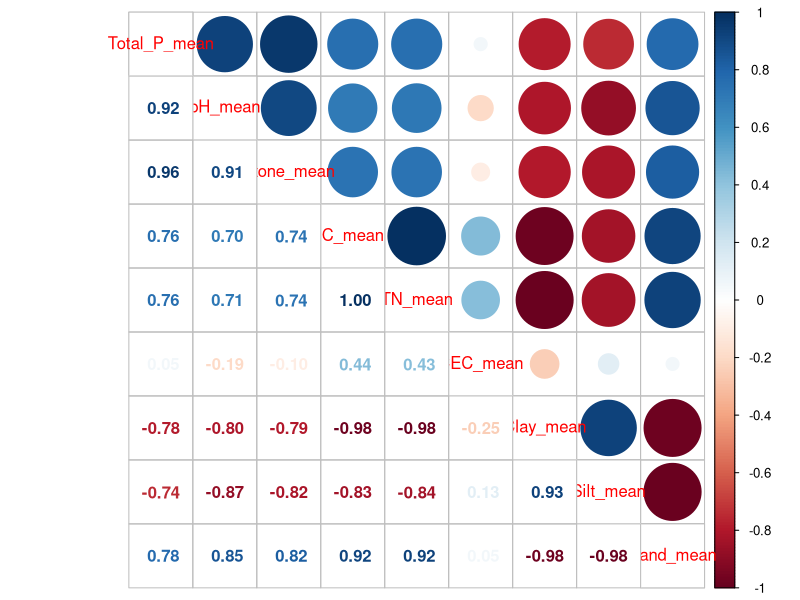

This figure's R source: (Note: this script raises an error after producing the figure.)
#### load libraries
library(tidyverse)
library(broom)
library(plotrix)
library(corrplot)
library(patchwork)

#### load in soil data
soil_chem <- read_csv('data/soil/soil_results.csv')
names(soil_chem)
unique(soil_chem$BlockNo)

# clean siteID names
soil_chem <- soil_chem %>%
  mutate(siteID = as.numeric(substr(BlockNo, 1, 1)))

# summary vals for each site
soil_sum <- soil_chem %>%
              group_by(siteID) %>%
              summarise_at(vars(Total_P:Sand),
                            list(mean = mean, 
                                 sd = sd,
                                 se = std.error), 
                           na.rm = T)

# correlation matrix of soils across sites
corrplot.mixed(cor(soil_sum[,2:10]))
png('results/soil/corrplot.png',
    width = 7.04, height = 3.94,
    units = 'in', res = 320)
corrplot(cor(soil_sum[,2:10]), 
         method = 'shade',
         col = '',
         type = 'lower',
         diag = F,
         order = 'AOE',
         tl.col = 'black')
dev.off()

# line plots for each soil variable
ggplot(soil_sum, aes(x = siteID, y = Total_P_mean)) +
  geom_smooth(method = 'loess', col = 'black') +
  geom_point(size = 3, col = 'red3') +
  geom_linerange(aes(ymin = Total_P_mean - Total_P_se, ymax = Total_P_mean + Total_P_se), col = 'red3') +
  scale_x_continuous(breaks = seq(1,5,1), limits = c(1,5), labels = c('2000','2200', '2400', '2600', '2800')) +
  labs(x = 'Elevation (m)', y = 'Total P (mg/kg)') +
  theme_minimal() +
  
ggplot(soil_sum,aes(x = siteID, y = TN_mean)) +
  geom_smooth(method = 'loess', col = 'black') +
  geom_point(size = 3, col = 'skyblue') +
  geom_linerange(aes(ymin = TN_mean - TN_se, ymax = TN_mean + TN_se), col = 'skyblue') +
  scale_x_continuous(breaks = seq(1,5,1), limits = c(1,5), labels = c('2000','2200', '2400', '2600', '2800')) +
  labs(x = 'Elevation (m)', y = 'Total N (%)') +  theme_minimal() +
  
ggplot(soil_sum,aes(x = siteID, y = C_mean)) +
  geom_smooth(method = 'loess', col = 'black') +
  geom_point(size = 3, col = 'lightgreen') +
  geom_linerange(aes(ymin = C_mean - C_se, ymax = C_mean + C_se), col = 'lightgreen') +
  scale_x_continuous(breaks = seq(1,5,1), limits = c(1,5), labels = c('2000','2200', '2400', '2600', '2800')) +
  labs(x = 'Elevation (m)', y = 'Total organic C (%)') +  theme_minimal() +
  
ggplot(soil_sum, aes(x = siteID, y = CEC_mean)) +
  geom_smooth(method = 'loess', col = 'black') +
  geom_point(size = 3, col = 'darkgreen') +
  geom_linerange(aes(ymin = CEC_mean - CEC_se, ymax = CEC_mean + CEC_se), col = 'darkgreen') +
  scale_x_continuous(breaks = seq(1,5,1), limits = c(1,5), labels = c('2000','2200', '2400', '2600', '2800')) +
  labs(x = 'Elevation (m)', y = 'CEC (cmol/kg)') +
  theme_minimal() +

ggplot(soil_sum, aes(x = siteID, y = pH_mean)) +
  geom_smooth(method = 'loess', col = 'black') +
  geom_point(size = 3, col = 'purple3') +
  geom_linerange(aes(ymin = pH_mean - pH_se, ymax = pH_mean + pH_se), col = 'purple3') +
  scale_x_continuous(breaks = seq(1,5,1), limits = c(1,5), labels = c('2000','2200', '2400', '2600', '2800')) +
  labs(x = 'Elevation (m)', y = 'pH') + theme_minimal() +
  

ggplot(soil_sum,aes(x = siteID, y = Sand_mean)) +
  geom_smooth(method = 'loess', col = 'black') +
  geom_point(size = 3, col = 'gold') +
  geom_linerange(aes(ymin = Sand_mean - Sand_se, ymax = Sand_mean + Sand_se), col = 'gold') +
  scale_x_continuous(breaks = seq(1,5,1), limits = c(1,5), labels = c('2000','2200', '2400', '2600', '2800')) +
  labs(x = 'Elevation (m)', y = 'Sand (%)') +  theme_minimal() +

  ggplot(soil_sum,aes(x = siteID, y = Clay_mean)) +
  geom_smooth(method = 'loess', col = 'black') +
  geom_point(size = 3, col = 'brown1') +
  geom_linerange(aes(ymin = Clay_mean - Clay_se, ymax = Clay_mean + Clay_se), col = 'brown1') +
  scale_x_continuous(breaks = seq(1,5,1), limits = c(1,5), labels = c('2000','2200', '2400', '2600', '2800')) +
  labs(x = 'Elevation (m)', y = 'Clay (%)') +  theme_minimal() +
  
ggplot(soil_sum,aes(x = siteID, y = Silt_mean)) +
  geom_smooth(method = 'loess', col = 'black') +
  geom_point(size = 3, col = 'brown4') +
  geom_linerange(aes(ymin = Silt_mean - Silt_se, ymax = Silt_mean + Silt_se), col = 'brown4') +
  scale_x_continuous(breaks = seq(1,5,1), limits = c(1,5), labels = c('2000','2200', '2400', '2600', '2800')) +
  labs(x = 'Elevation (m)', y = 'Silt (%)') +  theme_minimal() +

ggplot(soil_sum,aes(x = siteID, y = Stone_mean)) +
  geom_smooth(method = 'loess', col = 'black') +
  geom_point(size = 3, col = 'gray50') +
  geom_linerange(aes(ymin = Stone_mean - Stone_se, ymax = Stone_mean + Stone_se), col = 'gray50') +
  scale_x_continuous(breaks = seq(1,5,1), limits = c(1,5), labels = c('2000','2200', '2400', '2600', '2800')) +
  labs(x = 'Elevation (m)', y = 'Stone (%)') +  theme_minimal() +
  plot_annotation(tag_levels = 'a', tag_suffix = ')')

ggsave('results/soil/all_soil_vars.png',
       width = 8.36, height = 6.15, dpi = 320)
